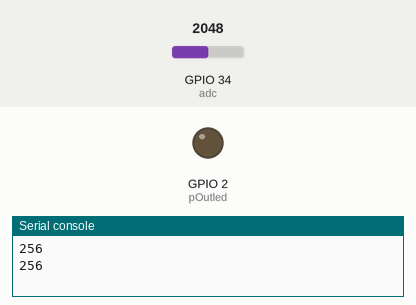
Simulated run of this program. Board: ESP32 board running MicroPython. Parts: output pins drawn as LEDs (lit = HIGH), the last lines printed to the serial console. The inputs (shaded band) are chosen by the test bench; at power-on: GPIO 34 (adc) = 2048 (analog values on the 0–4095 scale).

Above: at 1.2 s.
1.3 s: GPIO 34 (adc) set to 2334
3.2 s: GPIO 34 (adc) set to 2444
At 5.1 s:
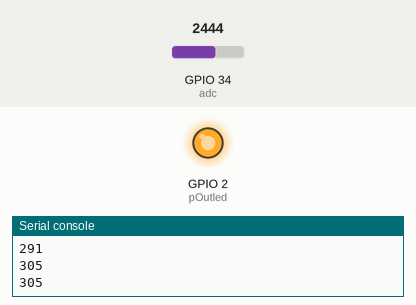
5.5 s: GPIO 34 (adc) set to 2047
At 6.6 s:
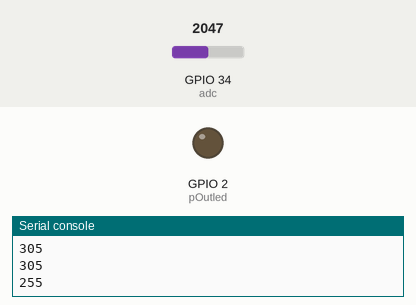
7.5 s: GPIO 34 (adc) set to 2866
At 9.4 s:
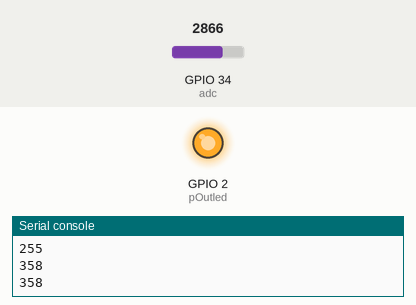
Timing chart, 0 to 10.5 s (numbered marks = the images above; inputs shaded):
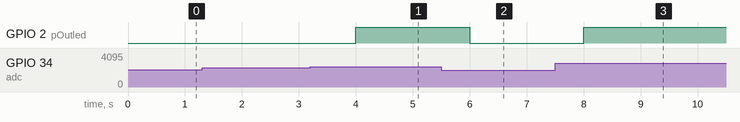

The program:

readADC.py
```python
from machine import ADC, Pin
import utime

led = 2
pOutled = Pin(led, Pin.OUT)
adc = ADC(Pin(34))
adc.atten(ADC.ATTN_11DB)    # set 11dB input attenuation (voltage range roughly 0.0v - 3.6v)
adc.width(ADC.WIDTH_9BIT)   # set 9 bit return values (returned range 0-511)
while True:
  adc0 = adc.read()
  print(adc0)
  if adc0 < 300:            # 光線足夠亮, 熄燈
      pOutled.value(0)
  else:                     # 光線太暗, 亮燈
      pOutled.value(1)
  utime.sleep(1)
```

Measured:
- the behaviour switches between 2400 and 2401 on GPIO 34 (adc) (found by bisection; images 0 and 1)
- after the input at 3.2 s, GPIO 2 (pOutled): LOW → HIGH after 0.80 s
- after the input at 5.5 s, GPIO 2 (pOutled): HIGH → LOW after 0.50 s
- after the input at 7.5 s, GPIO 2 (pOutled): LOW → HIGH after 0.50 s
